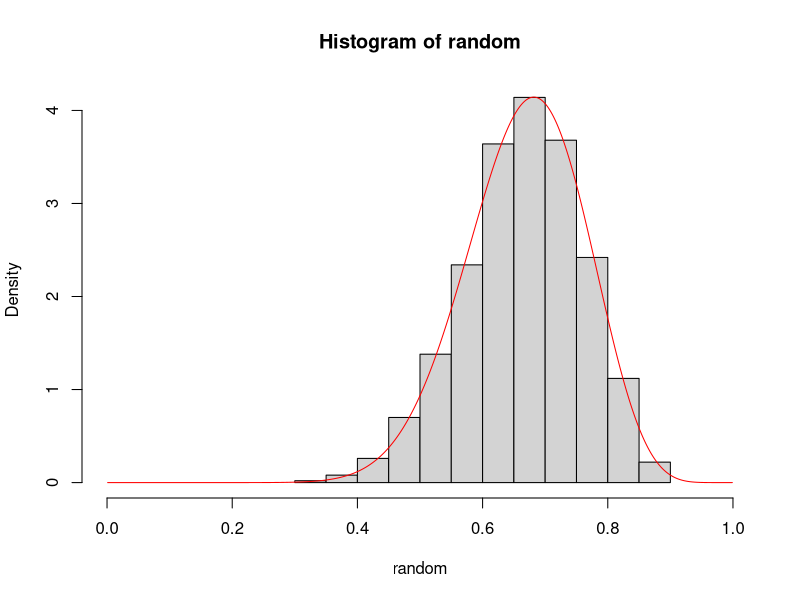
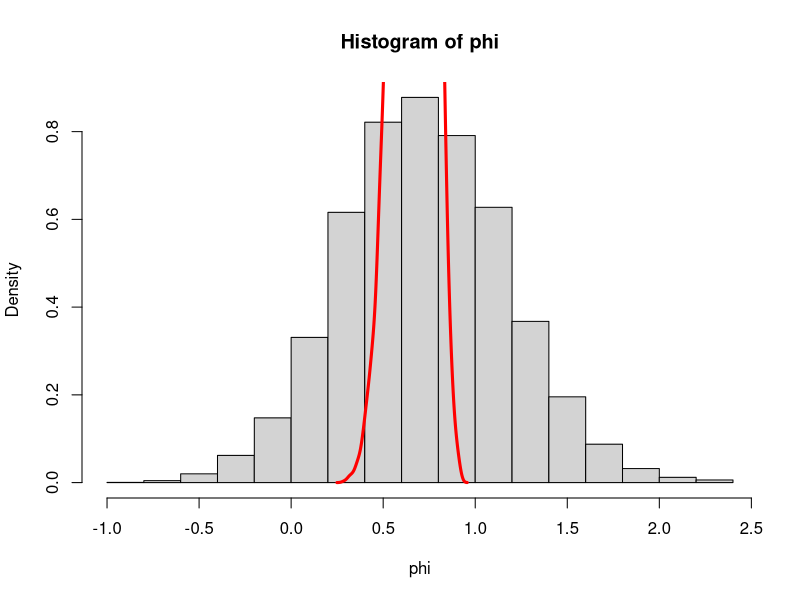

R code for these plots, in order:
alpha <- 2
beta <- 2
s <- 14
n <- 20
nDraws <- 1000

# 1a

xGrid <- seq(0.001, 0.999, by=0.001)
posterior = dbeta(xGrid, alpha + s, beta + (n-s))

random = rbeta(nDraws, alpha+s, beta+(n-s))
hist(random, xlim = c(0,1), freq = FALSE)
lines(xGrid, posterior, type='l', col ='red')


# 1b

nDraws <- 1000
random = rbeta(nDraws, alpha+s, beta+(n-s))
val <- random * (random < 0.4)
print(sum(val>0)/length(val))

# 1c
nDraws <- 10000
random = rbeta(nDraws, alpha+s, beta+(n-s))
phi <- log(random/(1 - random))
# plot(phi)
hist(phi, freq = FALSE)
lines(density(random), lwd=3, type='l', col='red')
